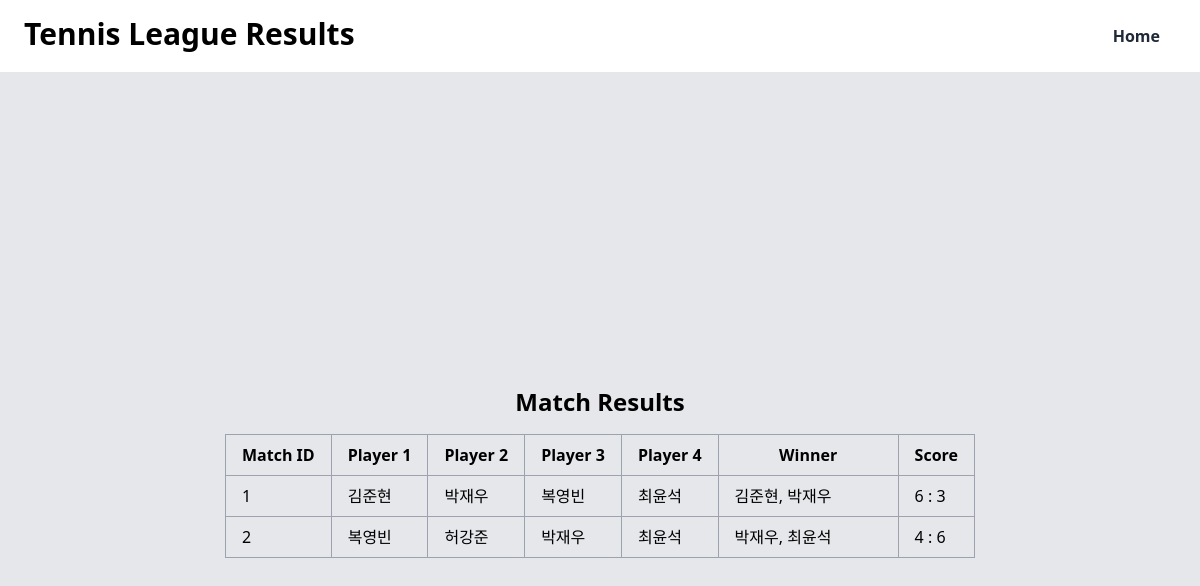
The page /result on the database its author committed.
### app.py (models this page shows, shortened)
class Match(db.Model):
    id = db.Column(db.Integer, primary_key=True)
    player_1_id = db.Column(db.Integer, db.ForeignKey('player.id'), nullable=False)
    player_2_id = db.Column(db.Integer, db.ForeignKey('player.id'), nullable=False)
    player_3_id = db.Column(db.Integer, db.ForeignKey('player.id'), nullable=False)
    player_4_id = db.Column(db.Integer, db.ForeignKey('player.id'), nullable=False)
    winner = db.Column(db.String(20), nullable=False)
    p1_game_score = db.Column(db.Integer, nullable=False, default=0)
    p2_game_score = db.Column(db.Integer, nullable=False, default=0)
    p3_game_score = db.Column(db.Integer, nullable=False, default=0)
    p4_game_score = db.Column(db.Integer, nullable=False, default=0)

class Player(db.Model):
    id = db.Column(db.Integer, primary_key=True)
    name = db.Column(db.String(80), nullable=False)
    wins = db.Column(db.Integer, default=0)
    losses = db.Column(db.Integer, default=0)
    win_rate = db.Column(db.Float, default=0.0)
    elo = db.Column(db.Integer, default=1200)
    rank = db.Column(db.Integer)

### app.py (the view)
@app.route('/result')
def result():
    p1 = aliased(Player)
    p2 = aliased(Player)
    p3 = aliased(Player)
    p4 = aliased(Player)
    matches = db.session.query(
        Match.id,
        Match.p1_game_score,
        Match.p2_game_score,
        Match.p3_game_score,
        Match.p4_game_score,
        p1.name.label('player_1_name'),
        p2.name.label('player_2_name'),
        p3.name.label('player_3_name'),
        p4.name.label('player_4_name'),
        Match.winner
    ).join(p1, Match.player_1_id == p1.id).\
    join(p2, Match.player_2_id == p2.id).\
    join(p3, Match.player_3_id == p3.id).\
    join(p4, Match.player_4_id == p4.id).all()
    return render_template('result.html', matches=matches)

### templates/result.html (shortened to what this page needs)
<!DOCTYPE html>
<html>
  <head>
    <link
      href="https://cdn.jsdelivr.net/npm/tailwindcss@2.2.16/dist/tailwind.min.css"
      rel="stylesheet" />
  </head>
  <body class="bg-gray-200">
    <div class="flex justify-between px-6 py-4 bg-white">
      <h1 class="text-3xl font-bold">Tennis League Results</h1>
      <button
        class="bg-white-400 hover:bg-gray-100 text-gray-800 font-bold py-2 px-4 rounded">
        <a href="{{ url_for('home') }}">Home</a>
      </button>
    </div>
    <div class="flex flex-col items-center justify-center h-screen">
      <h2 class="text-2xl font-bold mb-4">Match Results</h2>
      <table class="border-collapse border border-gray-400">
        <thead>
          <tr>
            <th class="border border-gray-400 px-4 py-2">Match ID</th>
            <th class="border border-gray-400 px-4 py-2">Player 1</th>
            <th class="border border-gray-400 px-4 py-2">Player 2</th>
            <th class="border border-gray-400 px-4 py-2">Player 3</th>
            <th class="border border-gray-400 px-4 py-2">Player 4</th>
            <th class="border border-gray-400 px-4 py-2">Winner</th>
            <th class="border border-gray-400 px-4 py-2">Score</th>
          </tr>
        </thead>
        <tbody>
          {% for match in matches %}
          <tr>
            <td class="border border-gray-400 px-4 py-2">{{ match.id }}</td>
            <td class="border border-gray-400 px-4 py-2">
              {{ match.player_1_name }}
            </td>
            <td class="border border-gray-400 px-4 py-2">
              {{ match.player_2_name }}
            </td>
            <td class="border border-gray-400 px-4 py-2">
              {{ match.player_3_name }}
            </td>
            <td class="border border-gray-400 px-4 py-2">
              {{ match.player_4_name }}
            </td>
            <td class="winner-cell border border-gray-400 px-4 py-2">
              {% if match.winner == '1' %}{{ match.player_1_name }}, {{
              match.player_2_name }}{% else %}{{ match.player_3_name }}, {{
              match.player_4_name }}{% endif %}
            </td>
            <td class="border border-gray-400 px-4 py-2">
              {{ match.p1_game_score }} : {{ match.p3_game_score }}
            </td>
          </tr>
          {% endfor %}
        </tbody>
      </table>
    </div>
  </body>
</html>

### templates/result.html (style rules this page uses)
.winner-cell { width: 180px; }

### rows shown on the page
Match: id "1", player_1_name "김준현", player_2_name "박재우", player_3_name "복영빈", player_4_name "최윤석", p1_game_score "6", p3_game_score "3"
Match: id "2", player_1_name "복영빈", player_2_name "허강준", player_3_name "박재우", player_4_name "최윤석", p1_game_score "4", p3_game_score "6"
